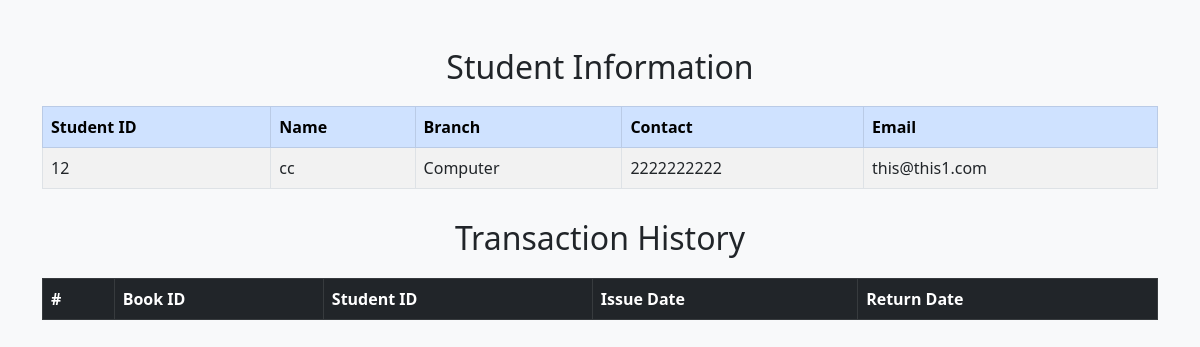
Page /student/12/ (signed in) on the committed database.
### borrow/models.py (models this page shows, shortened)
class Student(models.Model):
    student_id = models.IntegerField(primary_key=True)
    name = models.CharField(max_length=100)
    branch = models.CharField(max_length=30)
    contect = models.CharField(max_length=10)
    email = models.EmailField(max_length=300 ,unique=True)

### borrow/views.py (the view)
# urls.py: path('student/<id>/', student, name='student'),
@login_required(login_url="login")
def student(request,id):
    id = id
    obj = Student.objects.get(student_id=id)
    obj1=history.objects.filter(student_id=id)
    context = {'student': obj,'historys': obj1}
    return render(request ,"student.html",context)

### borrow/templates/student.html (shortened to what this page needs)
<!DOCTYPE html>
<html lang="en">
  <head>
    <link
      href="https://cdn.jsdelivr.net/npm/bootstrap@5.3.0/dist/css/bootstrap.min.css"
      rel="stylesheet"
    />
  </head>
  <body>
    <div class="container mt-5">
      <h2 class="text-center">Student Information</h2>
      <table class="table table-striped table-bordered">
        <thead class="table-primary">
          <tr>
            <th>Student ID</th>
            <th>Name</th>
            <th>Branch</th>
            <th>Contact</th>
            <th>Email</th>
          </tr>
        </thead>
        <tbody>
          <tr>
            <td>{{ student.student_id }}</td>
            <td>{{ student.name }}</td>
            <td>{{ student.branch }}</td>
            <td>{{ student.contect }}</td>
            <td>{{ student.email }}</td>
          </tr>
        </tbody>
      </table>
      <h2 class="text-center">Transaction History</h2>
      <div class="table-responsive">
        <table class="table table-dark table-bordered">
          <thead>
            <tr>
              <th>#</th>
              <th>Book ID</th>
              <th>Student ID</th>
              <th>Issue Date</th>
              <th>Return Date</th>
            </tr>
          </thead>
        </table>
      </div>
    </div>
  </body>
</html>

### borrow/templates/student.html (style rules this page uses)
body { background-color: #f8f9fa; }
h2 { margin-top: 30px; margin-bottom: 20px; }
.table th, .table td { vertical-align: middle; }

### rows in the picture
Student: student_id "12", name "cc", branch "Computer", contect "2222222222", email "this@this1.com"
